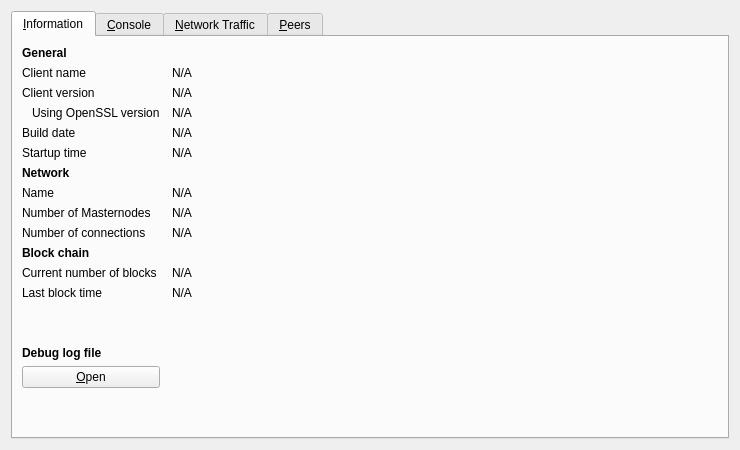
<?xml version="1.0" encoding="UTF-8"?>
<ui version="4.0">
 <class>RPCConsole</class>
 <widget class="QWidget" name="RPCConsole">
  <property name="geometry">
   <rect>
    <x>0</x>
    <y>0</y>
    <width>740</width>
    <height>450</height>
   </rect>
  </property>
  <property name="windowTitle">
   <string>Debug window</string>
  </property>
  <layout class="QVBoxLayout" name="verticalLayout_2">
   <item>
    <widget class="QTabWidget" name="tabWidget">
     <property name="currentIndex">
      <number>0</number>
     </property>
     <widget class="QWidget" name="tab_info">
      <attribute name="title">
       <string>&amp;Information</string>
      </attribute>
      <layout class="QGridLayout" name="gridLayout" columnstretch="0,1">
       <property name="horizontalSpacing">
        <number>12</number>
       </property>
       <item row="0" column="0">
        <widget class="QLabel" name="label_9">
         <property name="font">
          <font>
           <weight>75</weight>
           <bold>true</bold>
          </font>
         </property>
         <property name="text">
          <string>General</string>
         </property>
        </widget>
       </item>
       <item row="1" column="0">
        <widget class="QLabel" name="label_5">
         <property name="text">
          <string>Client name</string>
         </property>
        </widget>
       </item>
       <item row="1" column="1">
        <widget class="QLabel" name="clientName">
         <property name="cursor">
          <cursorShape>IBeamCursor</cursorShape>
         </property>
         <property name="text">
          <string>N/A</string>
         </property>
         <property name="textFormat">
          <enum>Qt::PlainText</enum>
         </property>
         <property name="textInteractionFlags">
          <set>Qt::LinksAccessibleByMouse|Qt::TextSelectableByKeyboard|Qt::TextSelectableByMouse</set>
         </property>
        </widget>
       </item>
       <item row="2" column="0">
        <widget class="QLabel" name="label_6">
         <property name="text">
          <string>Client version</string>
         </property>
        </widget>
       </item>
       <item row="2" column="1">
        <widget class="QLabel" name="clientVersion">
         <property name="cursor">
          <cursorShape>IBeamCursor</cursorShape>
         </property>
         <property name="text">
          <string>N/A</string>
         </property>
         <property name="textFormat">
          <enum>Qt::PlainText</enum>
         </property>
         <property name="textInteractionFlags">
          <set>Qt::LinksAccessibleByMouse|Qt::TextSelectableByKeyboard|Qt::TextSelectableByMouse</set>
         </property>
        </widget>
       </item>
       <item row="3" column="0">
        <widget class="QLabel" name="label_14">
         <property name="text">
          <string>Using OpenSSL version</string>
         </property>
         <property name="indent">
          <number>10</number>
         </property>
        </widget>
       </item>
       <item row="3" column="1">
        <widget class="QLabel" name="openSSLVersion">
         <property name="cursor">
          <cursorShape>IBeamCursor</cursorShape>
         </property>
         <property name="text">
          <string>N/A</string>
         </property>
         <property name="textFormat">
          <enum>Qt::PlainText</enum>
         </property>
         <property name="textInteractionFlags">
          <set>Qt::LinksAccessibleByMouse|Qt::TextSelectableByKeyboard|Qt::TextSelectableByMouse</set>
         </property>
        </widget>
       </item>
       <item row="4" column="0">
        <widget class="QLabel" name="label_12">
         <property name="text">
          <string>Build date</string>
         </property>
        </widget>
       </item>
       <item row="4" column="1">
        <widget class="QLabel" name="buildDate">
         <property name="cursor">
          <cursorShape>IBeamCursor</cursorShape>
         </property>
         <property name="text">
          <string>N/A</string>
         </property>
         <property name="textFormat">
          <enum>Qt::PlainText</enum>
         </property>
         <property name="textInteractionFlags">
          <set>Qt::LinksAccessibleByMouse|Qt::TextSelectableByKeyboard|Qt::TextSelectableByMouse</set>
         </property>
        </widget>
       </item>
       <item row="5" column="0">
        <widget class="QLabel" name="label_13">
         <property name="text">
          <string>Startup time</string>
         </property>
        </widget>
       </item>
       <item row="5" column="1">
        <widget class="QLabel" name="startupTime">
         <property name="cursor">
          <cursorShape>IBeamCursor</cursorShape>
         </property>
         <property name="text">
          <string>N/A</string>
         </property>
         <property name="textFormat">
          <enum>Qt::PlainText</enum>
         </property>
         <property name="textInteractionFlags">
          <set>Qt::LinksAccessibleByMouse|Qt::TextSelectableByKeyboard|Qt::TextSelectableByMouse</set>
         </property>
        </widget>
       </item>
       <item row="6" column="0">
        <widget class="QLabel" name="label_11">
         <property name="font">
          <font>
           <weight>75</weight>
           <bold>true</bold>
          </font>
         </property>
         <property name="text">
          <string>Network</string>
         </property>
        </widget>
       </item>
       <item row="7" column="0">
        <widget class="QLabel" name="label_8">
         <property name="text">
          <string>Name</string>
         </property>
        </widget>
       </item>
       <item row="7" column="1">
        <widget class="QLabel" name="networkName">
         <property name="cursor">
          <cursorShape>IBeamCursor</cursorShape>
         </property>
         <property name="text">
          <string>N/A</string>
         </property>
         <property name="textFormat">
          <enum>Qt::PlainText</enum>
         </property>
         <property name="textInteractionFlags">
          <set>Qt::LinksAccessibleByMouse|Qt::TextSelectableByKeyboard|Qt::TextSelectableByMouse</set>
         </property>
        </widget>
       </item>
       <item row="8" column="0">
        <widget class="QLabel" name="masternodeCountLabel">
         <property name="text">
          <string>Number of Masternodes</string>
         </property>
        </widget>
       </item>
       <item row="8" column="1">
        <widget class="QLabel" name="masternodeCount">
         <property name="text">
          <string>N/A</string>
         </property>
        </widget>
       </item>
       <item row="9" column="0">
        <widget class="QLabel" name="label_7">
         <property name="text">
          <string>Number of connections</string>
         </property>
        </widget>
       </item>
       <item row="9" column="1">
        <widget class="QLabel" name="numberOfConnections">
         <property name="cursor">
          <cursorShape>IBeamCursor</cursorShape>
         </property>
         <property name="text">
          <string>N/A</string>
         </property>
         <property name="textFormat">
          <enum>Qt::PlainText</enum>
         </property>
         <property name="textInteractionFlags">
          <set>Qt::LinksAccessibleByMouse|Qt::TextSelectableByKeyboard|Qt::TextSelectableByMouse</set>
         </property>
        </widget>
       </item>
       <item row="10" column="0">
        <widget class="QLabel" name="label_10">
         <property name="font">
          <font>
           <weight>75</weight>
           <bold>true</bold>
          </font>
         </property>
         <property name="text">
          <string>Block chain</string>
         </property>
        </widget>
       </item>
       <item row="11" column="0">
        <widget class="QLabel" name="label_3">
         <property name="text">
          <string>Current number of blocks</string>
         </property>
        </widget>
       </item>
       <item row="11" column="1">
        <widget class="QLabel" name="numberOfBlocks">
         <property name="cursor">
          <cursorShape>IBeamCursor</cursorShape>
         </property>
         <property name="text">
          <string>N/A</string>
         </property>
         <property name="textFormat">
          <enum>Qt::PlainText</enum>
         </property>
         <property name="textInteractionFlags">
          <set>Qt::LinksAccessibleByMouse|Qt::TextSelectableByKeyboard|Qt::TextSelectableByMouse</set>
         </property>
        </widget>
       </item>
       <item row="12" column="0">
        <widget class="QLabel" name="label_2">
         <property name="text">
          <string>Last block time</string>
         </property>
        </widget>
       </item>
       <item row="12" column="1">
        <widget class="QLabel" name="lastBlockTime">
         <property name="cursor">
          <cursorShape>IBeamCursor</cursorShape>
         </property>
         <property name="text">
          <string>N/A</string>
         </property>
         <property name="textFormat">
          <enum>Qt::PlainText</enum>
         </property>
         <property name="textInteractionFlags">
          <set>Qt::LinksAccessibleByMouse|Qt::TextSelectableByKeyboard|Qt::TextSelectableByMouse</set>
         </property>
        </widget>
       </item>
       <item row="13" column="0">
        <spacer name="verticalSpacer_2">
         <property name="orientation">
          <enum>Qt::Vertical</enum>
         </property>
         <property name="sizeHint" stdset="0">
          <size>
           <width>20</width>
           <height>20</height>
          </size>
         </property>
        </spacer>
       </item>
       <item row="14" column="0">
        <widget class="QLabel" name="labelDebugLogfile">
         <property name="font">
          <font>
           <weight>75</weight>
           <bold>true</bold>
          </font>
         </property>
         <property name="text">
          <string>Debug log file</string>
         </property>
        </widget>
       </item>
       <item row="15" column="0">
        <widget class="QPushButton" name="openDebugLogfileButton">
         <property name="toolTip">
          <string>Open the Vdoo debug log file from the current data directory. This can take a few seconds for large log files.</string>
         </property>
         <property name="text">
          <string>&amp;Open</string>
         </property>
         <property name="autoDefault">
          <bool>false</bool>
         </property>
        </widget>
       </item>
       <item row="16" column="0">
        <spacer name="verticalSpacer">
         <property name="orientation">
          <enum>Qt::Vertical</enum>
         </property>
         <property name="sizeHint" stdset="0">
          <size>
           <width>20</width>
           <height>40</height>
          </size>
         </property>
        </spacer>
       </item>
      </layout>
     </widget>
     <widget class="QWidget" name="tab_console">
      <attribute name="title">
       <string>&amp;Console</string>
      </attribute>
      <layout class="QVBoxLayout" name="verticalLayout_3">
       <property name="spacing">
        <number>3</number>
       </property>
       <item>
        <widget class="QTextEdit" name="messagesWidget">
         <property name="minimumSize">
          <size>
           <width>0</width>
           <height>100</height>
          </size>
         </property>
         <property name="readOnly">
          <bool>true</bool>
         </property>
         <property name="tabKeyNavigation" stdset="0">
          <bool>false</bool>
         </property>
         <property name="columnCount" stdset="0">
          <number>2</number>
         </property>
        </widget>
       </item>
       <item>
        <layout class="QHBoxLayout" name="horizontalLayout">
         <property name="spacing">
          <number>3</number>
         </property>
         <item>
          <widget class="QLabel" name="label">
           <property name="text">
            <string notr="true">&gt;</string>
           </property>
          </widget>
         </item>
         <item>
          <widget class="QLineEdit" name="lineEdit"/>
         </item>
         <item>
          <widget class="QPushButton" name="clearButton">
           <property name="maximumSize">
            <size>
             <width>24</width>
             <height>24</height>
            </size>
           </property>
           <property name="toolTip">
            <string>Clear console</string>
           </property>
           <property name="text">
            <string/>
           </property>
           <property name="icon">
            <iconset resource="../bitcoin.qrc">
             <normaloff>:/icons/remove</normaloff>:/icons/remove</iconset>
           </property>
           <property name="shortcut">
            <string notr="true">Ctrl+L</string>
           </property>
           <property name="autoDefault">
            <bool>false</bool>
           </property>
          </widget>
         </item>
        </layout>
       </item>
      </layout>
     </widget>
     <widget class="QWidget" name="tab_nettraffic">
      <attribute name="title">
       <string>&amp;Network Traffic</string>
      </attribute>
      <layout class="QHBoxLayout" name="horizontalLayout_3">
       <item>
        <layout class="QVBoxLayout" name="verticalLayout_4">
         <item>
          <widget class="TrafficGraphWidget" name="trafficGraph" native="true">
           <property name="sizePolicy">
            <sizepolicy hsizetype="Expanding" vsizetype="Expanding">
             <horstretch>0</horstretch>
             <verstretch>0</verstretch>
            </sizepolicy>
           </property>
          </widget>
         </item>
         <item>
          <layout class="QHBoxLayout" name="horizontalLayout_2">
           <item>
            <widget class="QSlider" name="sldGraphRange">
             <property name="minimum">
              <number>1</number>
             </property>
             <property name="maximum">
              <number>288</number>
             </property>
             <property name="pageStep">
              <number>12</number>
             </property>
             <property name="value">
              <number>6</number>
             </property>
             <property name="orientation">
              <enum>Qt::Horizontal</enum>
             </property>
            </widget>
           </item>
           <item>
            <widget class="QLabel" name="lblGraphRange">
             <property name="minimumSize">
              <size>
               <width>100</width>
               <height>0</height>
              </size>
             </property>
             <property name="alignment">
              <set>Qt::AlignCenter</set>
             </property>
            </widget>
           </item>
           <item>
            <widget class="QPushButton" name="btnClearTrafficGraph">
             <property name="text">
              <string>&amp;Clear</string>
             </property>
            </widget>
           </item>
          </layout>
         </item>
        </layout>
       </item>
       <item>
        <layout class="QVBoxLayout" name="verticalLayout">
         <item>
          <widget class="QGroupBox" name="groupBox">
           <property name="title">
            <string>Totals</string>
           </property>
           <layout class="QVBoxLayout" name="verticalLayout_5">
            <item>
             <layout class="QHBoxLayout" name="horizontalLayout_4">
              <item>
               <widget class="Line" name="line">
                <property name="sizePolicy">
                 <sizepolicy hsizetype="Fixed" vsizetype="Fixed">
                  <horstretch>0</horstretch>
                  <verstretch>0</verstretch>
                 </sizepolicy>
                </property>
                <property name="minimumSize">
                 <size>
                  <width>10</width>
                  <height>0</height>
                 </size>
                </property>
                <property name="palette">
                 <palette>
                  <active>
                   <colorrole role="Light">
                    <brush brushstyle="SolidPattern">
                     <color alpha="255">
                      <red>0</red>
                      <green>255</green>
                      <blue>0</blue>
                     </color>
                    </brush>
                   </colorrole>
                  </active>
                  <inactive>
                   <colorrole role="Light">
                    <brush brushstyle="SolidPattern">
                     <color alpha="255">
                      <red>0</red>
                      <green>255</green>
                      <blue>0</blue>
                     </color>
                    </brush>
                   </colorrole>
                  </inactive>
                  <disabled>
                   <colorrole role="Light">
                    <brush brushstyle="SolidPattern">
                     <color alpha="255">
                      <red>0</red>
                      <green>255</green>
                      <blue>0</blue>
                     </color>
                    </brush>
                   </colorrole>
                  </disabled>
                 </palette>
                </property>
                <property name="orientation">
                 <enum>Qt::Horizontal</enum>
                </property>
               </widget>
              </item>
              <item>
               <widget class="QLabel" name="label_16">
                <property name="text">
                 <string>In:</string>
                </property>
               </widget>
              </item>
              <item>
               <widget class="QLabel" name="lblBytesIn">
                <property name="minimumSize">
                 <size>
                  <width>50</width>
                  <height>0</height>
                 </size>
                </property>
                <property name="alignment">
                 <set>Qt::AlignRight|Qt::AlignTrailing|Qt::AlignVCenter</set>
                </property>
               </widget>
              </item>
             </layout>
            </item>
            <item>
             <layout class="QHBoxLayout" name="horizontalLayout_5">
              <item>
               <widget class="Line" name="line_2">
                <property name="sizePolicy">
                 <sizepolicy hsizetype="Fixed" vsizetype="Fixed">
                  <horstretch>0</horstretch>
                  <verstretch>0</verstretch>
                 </sizepolicy>
                </property>
                <property name="minimumSize">
                 <size>
                  <width>10</width>
                  <height>0</height>
                 </size>
                </property>
                <property name="palette">
                 <palette>
                  <active>
                   <colorrole role="Light">
                    <brush brushstyle="SolidPattern">
                     <color alpha="255">
                      <red>255</red>
                      <green>0</green>
                      <blue>0</blue>
                     </color>
                    </brush>
                   </colorrole>
                  </active>
                  <inactive>
                   <colorrole role="Light">
                    <brush brushstyle="SolidPattern">
                     <color alpha="255">
                      <red>255</red>
                      <green>0</green>
                      <blue>0</blue>
                     </color>
                    </brush>
                   </colorrole>
                  </inactive>
                  <disabled>
                   <colorrole role="Light">
                    <brush brushstyle="SolidPattern">
                     <color alpha="255">
                      <red>255</red>
                      <green>0</green>
                      <blue>0</blue>
                     </color>
                    </brush>
                   </colorrole>
                  </disabled>
                 </palette>
                </property>
                <property name="orientation">
                 <enum>Qt::Horizontal</enum>
                </property>
               </widget>
              </item>
              <item>
               <widget class="QLabel" name="label_17">
                <property name="text">
                 <string>Out:</string>
                </property>
               </widget>
              </item>
              <item>
               <widget class="QLabel" name="lblBytesOut">
                <property name="minimumSize">
                 <size>
                  <width>50</width>
                  <height>0</height>
                 </size>
                </property>
                <property name="alignment">
                 <set>Qt::AlignRight|Qt::AlignTrailing|Qt::AlignVCenter</set>
                </property>
               </widget>
              </item>
             </layout>
            </item>
            <item>
             <spacer name="verticalSpacer_4">
              <property name="orientation">
               <enum>Qt::Vertical</enum>
              </property>
              <property name="sizeHint" stdset="0">
               <size>
                <width>20</width>
                <height>407</height>
               </size>
              </property>
             </spacer>
            </item>
           </layout>
          </widget>
         </item>
        </layout>
       </item>
      </layout>
     </widget>
     <widget class="QWidget" name="tab_peers">
      <attribute name="title">
       <string>&amp;Peers</string>
      </attribute>
      <layout class="QGridLayout" name="gridLayout_2">
       <item row="0" column="0" rowspan="2">
        <layout class="QVBoxLayout" name="verticalLayout_101">
         <property name="spacing">
          <number>0</number>
         </property>
         <item>
          <widget class="QTableView" name="peerWidget">
           <property name="horizontalScrollBarPolicy">
            <enum>Qt::ScrollBarAsNeeded</enum>
           </property>
           <property name="sortingEnabled">
            <bool>true</bool>
           </property>
           <attribute name="horizontalHeaderHighlightSections">
            <bool>false</bool>
           </attribute>
          </widget>
         </item>
         <item>
          <widget class="QLabel" name="banHeading">
           <property name="sizePolicy">
            <sizepolicy hsizetype="Preferred" vsizetype="Minimum">
             <horstretch>0</horstretch>
             <verstretch>0</verstretch>
            </sizepolicy>
           </property>
           <property name="minimumSize">
            <size>
             <width>300</width>
             <height>32</height>
            </size>
           </property>
           <property name="maximumSize">
            <size>
             <width>16777215</width>
             <height>32</height>
            </size>
           </property>
           <property name="font">
            <font>
             <pointsize>12</pointsize>
            </font>
           </property>
           <property name="cursor">
            <cursorShape>IBeamCursor</cursorShape>
           </property>
           <property name="text">
            <string>Banned peers</string>
           </property>
           <property name="alignment">
            <set>Qt::AlignBottom|Qt::AlignLeading|Qt::AlignLeft</set>
           </property>
           <property name="wordWrap">
            <bool>true</bool>
           </property>
           <property name="textInteractionFlags">
            <set>Qt::NoTextInteraction</set>
           </property>
          </widget>
         </item>
         <item>
          <widget class="QTableView" name="banlistWidget">
           <property name="sizePolicy">
            <sizepolicy hsizetype="Expanding" vsizetype="Expanding">
             <horstretch>0</horstretch>
             <verstretch>0</verstretch>
            </sizepolicy>
           </property>
           <property name="horizontalScrollBarPolicy">
            <enum>Qt::ScrollBarAsNeeded</enum>
           </property>
           <property name="sortingEnabled">
            <bool>true</bool>
           </property>
           <attribute name="horizontalHeaderHighlightSections">
            <bool>false</bool>
           </attribute>
          </widget>
         </item>
        </layout>
       </item>
       <item row="0" column="1">
        <widget class="QLabel" name="peerHeading">
         <property name="sizePolicy">
          <sizepolicy hsizetype="Preferred" vsizetype="Minimum">
           <horstretch>0</horstretch>
           <verstretch>0</verstretch>
          </sizepolicy>
         </property>
         <property name="minimumSize">
          <size>
           <width>300</width>
           <height>32</height>
          </size>
         </property>
         <property name="font">
          <font>
           <pointsize>10</pointsize>
          </font>
         </property>
         <property name="cursor">
          <cursorShape>IBeamCursor</cursorShape>
         </property>
         <property name="text">
          <string>Select a peer to view detailed information.</string>
         </property>
         <property name="alignment">
          <set>Qt::AlignHCenter|Qt::AlignTop</set>
         </property>
         <property name="wordWrap">
          <bool>true</bool>
         </property>
         <property name="textInteractionFlags">
          <set>Qt::LinksAccessibleByMouse|Qt::TextSelectableByKeyboard|Qt::TextSelectableByMouse</set>
         </property>
        </widget>
       </item>
       <item row="1" column="1">
        <widget class="QWidget" name="detailWidget" native="true">
         <property name="minimumSize">
          <size>
           <width>300</width>
           <height>0</height>
          </size>
         </property>
         <layout class="QGridLayout" name="gridLayout_3">
          <item row="0" column="0">
           <widget class="QLabel" name="label_23">
            <property name="text">
             <string>Direction</string>
            </property>
           </widget>
          </item>
          <item row="0" column="2">
           <widget class="QLabel" name="peerDirection">
            <property name="cursor">
             <cursorShape>IBeamCursor</cursorShape>
            </property>
            <property name="text">
             <string>N/A</string>
            </property>
            <property name="textFormat">
             <enum>Qt::PlainText</enum>
            </property>
            <property name="textInteractionFlags">
             <set>Qt::LinksAccessibleByMouse|Qt::TextSelectableByKeyboard|Qt::TextSelectableByMouse</set>
            </property>
           </widget>
          </item>
          <item row="1" column="0">
           <widget class="QLabel" name="label_21">
            <property name="text">
             <string>Version</string>
            </property>
           </widget>
          </item>
          <item row="2" column="0">
           <widget class="QLabel" name="label_28">
            <property name="cursor">
             <cursorShape>IBeamCursor</cursorShape>
            </property>
            <property name="text">
             <string>User Agent</string>
            </property>
            <property name="textFormat">
             <enum>Qt::PlainText</enum>
            </property>
            <property name="textInteractionFlags">
             <set>Qt::LinksAccessibleByMouse|Qt::TextSelectableByKeyboard|Qt::TextSelectableByMouse</set>
            </property>
           </widget>
          </item>
          <item row="2" column="2">
           <widget class="QLabel" name="peerSubversion">
            <property name="cursor">
             <cursorShape>IBeamCursor</cursorShape>
            </property>
            <property name="text">
             <string>N/A</string>
            </property>
            <property name="textFormat">
             <enum>Qt::PlainText</enum>
            </property>
            <property name="textInteractionFlags">
             <set>Qt::LinksAccessibleByMouse|Qt::TextSelectableByKeyboard|Qt::TextSelectableByMouse</set>
            </property>
           </widget>
          </item>
          <item row="3" column="0">
           <widget class="QLabel" name="label_4">
            <property name="text">
             <string>Services</string>
            </property>
           </widget>
          </item>
          <item row="3" column="2">
           <widget class="QLabel" name="peerServices">
            <property name="cursor">
             <cursorShape>IBeamCursor</cursorShape>
            </property>
            <property name="text">
             <string>N/A</string>
            </property>
            <property name="textFormat">
             <enum>Qt::PlainText</enum>
            </property>
            <property name="textInteractionFlags">
             <set>Qt::LinksAccessibleByMouse|Qt::TextSelectableByKeyboard|Qt::TextSelectableByMouse</set>
            </property>
           </widget>
          </item>
          <item row="8" column="0">
           <widget class="QLabel" name="label_22">
            <property name="text">
             <string>Connection Time:</string>
            </property>
           </widget>
          </item>
          <item row="4" column="0">
           <widget class="QLabel" name="label_25">
            <property name="text">
             <string>Sync Node</string>
            </property>
           </widget>
          </item>
          <item row="4" column="2">
           <widget class="QLabel" name="peerSyncNode">
            <property name="cursor">
             <cursorShape>IBeamCursor</cursorShape>
            </property>
            <property name="text">
             <string>N/A</string>
            </property>
            <property name="textFormat">
             <enum>Qt::PlainText</enum>
            </property>
            <property name="textInteractionFlags">
             <set>Qt::LinksAccessibleByMouse|Qt::TextSelectableByKeyboard|Qt::TextSelectableByMouse</set>
            </property>
           </widget>
          </item>
          <item row="5" column="0">
           <widget class="QLabel" name="label_29">
            <property name="text">
             <string>Starting Height</string>
            </property>
           </widget>
          </item>
          <item row="5" column="2">
           <widget class="QLabel" name="peerHeight">
            <property name="cursor">
             <cursorShape>IBeamCursor</cursorShape>
            </property>
            <property name="text">
             <string>N/A</string>
            </property>
            <property name="textFormat">
             <enum>Qt::PlainText</enum>
            </property>
            <property name="textInteractionFlags">
             <set>Qt::LinksAccessibleByMouse|Qt::TextSelectableByKeyboard|Qt::TextSelectableByMouse</set>
            </property>
           </widget>
          </item>
          <item row="7" column="0">
           <widget class="QLabel" name="label_24">
            <property name="text">
             <string>Ban Score</string>
            </property>
           </widget>
          </item>
          <item row="7" column="2">
           <widget class="QLabel" name="peerBanScore">
            <property name="cursor">
             <cursorShape>IBeamCursor</cursorShape>
            </property>
            <property name="text">
             <string>N/A</string>
            </property>
            <property name="textFormat">
             <enum>Qt::PlainText</enum>
            </property>
            <property name="textInteractionFlags">
             <set>Qt::LinksAccessibleByMouse|Qt::TextSelectableByKeyboard|Qt::TextSelectableByMouse</set>
            </property>
           </widget>
          </item>
          <item row="8" column="0">
           <widget class="QLabel" name="connectionTime">
            <property name="text">
             <string>Connection Time</string>
            </property>
           </widget>
          </item>
          <item row="8" column="2">
           <widget class="QLabel" name="peerConnTime">
            <property name="cursor">
             <cursorShape>IBeamCursor</cursorShape>
            </property>
            <property name="text">
             <string>N/A</string>
            </property>
            <property name="textFormat">
             <enum>Qt::PlainText</enum>
            </property>
            <property name="textInteractionFlags">
             <set>Qt::LinksAccessibleByMouse|Qt::TextSelectableByKeyboard|Qt::TextSelectableByMouse</set>
            </property>
           </widget>
          </item>
          <item row="9" column="0">
           <widget class="QLabel" name="label_15">
            <property name="text">
             <string>Last Send</string>
            </property>
           </widget>
          </item>
          <item row="9" column="2">
           <widget class="QLabel" name="peerLastSend">
            <property name="cursor">
             <cursorShape>IBeamCursor</cursorShape>
            </property>
            <property name="text">
             <string>N/A</string>
            </property>
            <property name="textFormat">
             <enum>Qt::PlainText</enum>
            </property>
            <property name="textInteractionFlags">
             <set>Qt::LinksAccessibleByMouse|Qt::TextSelectableByKeyboard|Qt::TextSelectableByMouse</set>
            </property>
           </widget>
          </item>
          <item row="10" column="0">
           <widget class="QLabel" name="label_19">
            <property name="text">
             <string>Last Recieve</string>
            </property>
           </widget>
          </item>
          <item row="10" column="2">
           <widget class="QLabel" name="peerLastRecv">
            <property name="cursor">
             <cursorShape>IBeamCursor</cursorShape>
            </property>
            <property name="text">
             <string>N/A</string>
            </property>
            <property name="textFormat">
             <enum>Qt::PlainText</enum>
            </property>
            <property name="textInteractionFlags">
             <set>Qt::LinksAccessibleByMouse|Qt::TextSelectableByKeyboard|Qt::TextSelectableByMouse</set>
            </property>
           </widget>
          </item>
          <item row="11" column="0">
           <widget class="QLabel" name="label_18">
            <property name="text">
             <string>Last Send:</string>
            </property>
           </widget>
          </item>
          <item row="11" column="2">
           <widget class="QLabel" name="peerBytesSent">
            <property name="cursor">
             <cursorShape>IBeamCursor</cursorShape>
            </property>
            <property name="text">
             <string>N/A</string>
            </property>
            <property name="textFormat">
             <enum>Qt::PlainText</enum>
            </property>
            <property name="textInteractionFlags">
             <set>Qt::LinksAccessibleByMouse|Qt::TextSelectableByKeyboard|Qt::TextSelectableByMouse</set>
            </property>
           </widget>
          </item>
          <item row="12" column="0">
           <widget class="QLabel" name="label_20">
            <property name="text">
             <string>Bytes Received</string>
            </property>
           </widget>
          </item>
          <item row="12" column="2">
           <widget class="QLabel" name="peerBytesRecv">
            <property name="cursor">
             <cursorShape>IBeamCursor</cursorShape>
            </property>
            <property name="text">
             <string>N/A</string>
            </property>
            <property name="textFormat">
             <enum>Qt::PlainText</enum>
            </property>
            <property name="textInteractionFlags">
             <set>Qt::LinksAccessibleByMouse|Qt::TextSelectableByKeyboard|Qt::TextSelectableByMouse</set>
            </property>
           </widget>
          </item>
          <item row="13" column="0">
           <widget class="QLabel" name="label_26">
            <property name="text">
             <string>Ping Time</string>
            </property>
           </widget>
          </item>
          <item row="13" column="2">
           <widget class="QLabel" name="peerPingTime">
            <property name="cursor">
             <cursorShape>IBeamCursor</cursorShape>
            </property>
            <property name="text">
             <string>N/A</string>
            </property>
            <property name="textFormat">
             <enum>Qt::PlainText</enum>
            </property>
            <property name="textInteractionFlags">
             <set>Qt::LinksAccessibleByMouse|Qt::TextSelectableByKeyboard|Qt::TextSelectableByMouse</set>
            </property>
           </widget>
          </item>
          <item row="14" column="0">
           <widget class="QLabel" name="label_timeoffset">
            <property name="text">
             <string>Time Offset</string>
            </property>
           </widget>
          </item>
          <item row="14" column="2">
           <widget class="QLabel" name="timeoffset">
            <property name="cursor">
             <cursorShape>IBeamCursor</cursorShape>
            </property>
            <property name="text">
             <string>N/A</string>
            </property>
            <property name="textFormat">
             <enum>Qt::PlainText</enum>
            </property>
            <property name="textInteractionFlags">
             <set>Qt::LinksAccessibleByMouse|Qt::TextSelectableByKeyboard|Qt::TextSelectableByMouse</set>
            </property>
           </widget>
          </item>
          <item row="15" column="1">
           <spacer name="verticalSpacer_3">
            <property name="orientation">
             <enum>Qt::Vertical</enum>
            </property>
            <property name="sizeHint" stdset="0">
             <size>
              <width>20</width>
              <height>40</height>
             </size>
            </property>
           </spacer>
          </item>
          <item row="1" column="2">
           <widget class="QLabel" name="peerVersion">
            <property name="text">
             <string>N/A</string>
            </property>
           </widget>
          </item>
         </layout>
        </widget>
       </item>
      </layout>
     </widget>
    </widget>
   </item>
  </layout>
 </widget>
 <customwidgets>
  <customwidget>
   <class>TrafficGraphWidget</class>
   <extends>QWidget</extends>
   <header>trafficgraphwidget.h</header>
   <container>1</container>
   <slots>
    <slot>clear()</slot>
   </slots>
  </customwidget>
 </customwidgets>
 <resources>
  <include location="../bitcoin.qrc"/>
 </resources>
 <connections/>
</ui>
